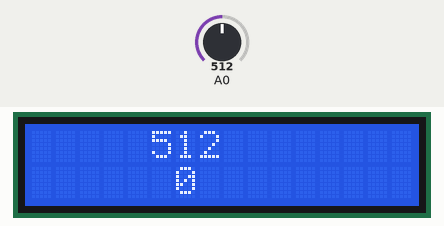
This sketch was run on a simulated Arduino Uno, built with avr-gcc and run on an emulated ATmega328P. Shown: 16×2 character LCD. The inputs (shaded band) are chosen by the test bench; at power-on: A0 = 512.

Above: at 1.2 s.
1.3 s: A0 set to 716
At 2.9 s:
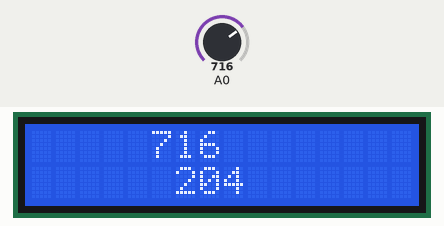
3.5 s: A0 set to 900
At 4.5 s:
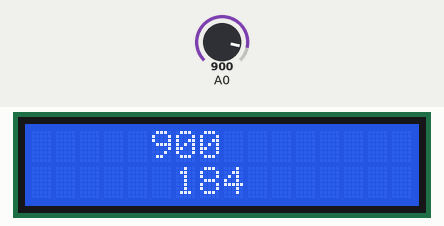
5.6 s: A0 set to 1023
At 8.0 s:
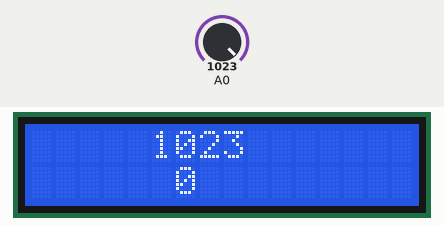
Timing chart, 0 to 9.5 s (numbered marks = the images above; inputs shaded):
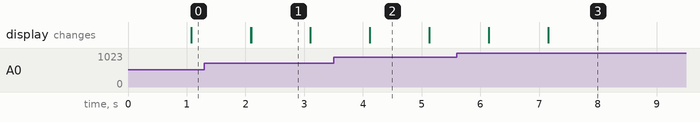

The sketch:

LCD_en_Potentiometer.ino
```cpp
#include <Wire.h>
#include <LiquidCrystal_I2C.h>
// Set the LCD I2C address
LiquidCrystal_I2C lcd(0x3f, 2, 1, 0, 4, 5, 6, 7, 3, POSITIVE);
int XX = 0;
void setup()
{
lcd.begin(16, 2);  // initialize the lcd
lcd.clear();

}
void loop()
{
int val1 = (analogRead(A0)); //read analog pin A0
lcd.setCursor(5, 0);
lcd.print(val1);
delay (1000);
lcd.setCursor(6, 1);
lcd.print("     ");   // dit normaal met lcd.clearLine(1); maar werkt niet: vraag uitleg
int val2 = (analogRead(A0)); //read analog pin A0
XX= val2 - val1;
lcd.setCursor(6, 1);
lcd.print(XX);
delay(0);


}
```

Measured:
- after the input at 1.3 s, the display: first changes after 0.79 s (image 1 shows a later state)
- after the input at 3.5 s, the display: first changes after 0.62 s (image 2 shows a later state)
- after the input at 5.6 s, the display: first changes after 0.54 s (image 3 shows a later state)
- what the display in image 1 shows lasts 1.0 s, from 2.1 s to 3.1 s
